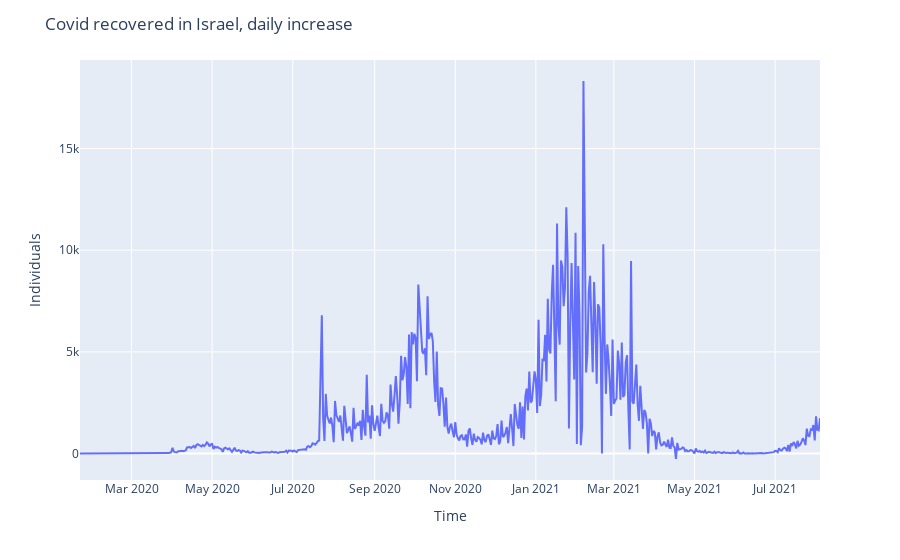

The cell this chart's notebook holds for it:
### Code cell
dailyRecovered(country)

### Figure 1 — Plotly figure (JSON) as saved in the notebook; plotly's stock layout.template omitted (floating-point values rounded to 4 significant figures; data arrays with more than 128 entries replaced by an {"elided": "..."} marker saying what was removed)
{"data": [{"hovertemplate": "x=%{x}<br>y=%{y}<extra></extra>", "legendgroup": "", "line": {"color": "#636efa", "dash": "solid"}, "marker": {"symbol": "circle"}, "mode": "lines", "name": "", "orientation": "v", "showlegend": false, "type": "scatter", "x": {"elided": "561 str values"}, "xaxis": "x", "y": {"elided": "561 int values"}, "yaxis": "y"}], "layout": {"autosize": true, "legend": {"tracegroupgap": 0}, "margin": {"t": 60}, "title": {"text": "Covid recovered in Israel, daily increase"}, "xaxis": {"anchor": "y", "autorange": true, "domain": [0, 1], "range": ["2020-01-22", "2021-08-04"], "title": {"text": "Time"}, "type": "date"}, "yaxis": {"anchor": "x", "autorange": true, "domain": [0, 1], "range": [-1302.0, 19350.0], "title": {"text": "Individuals"}, "type": "linear"}}}
